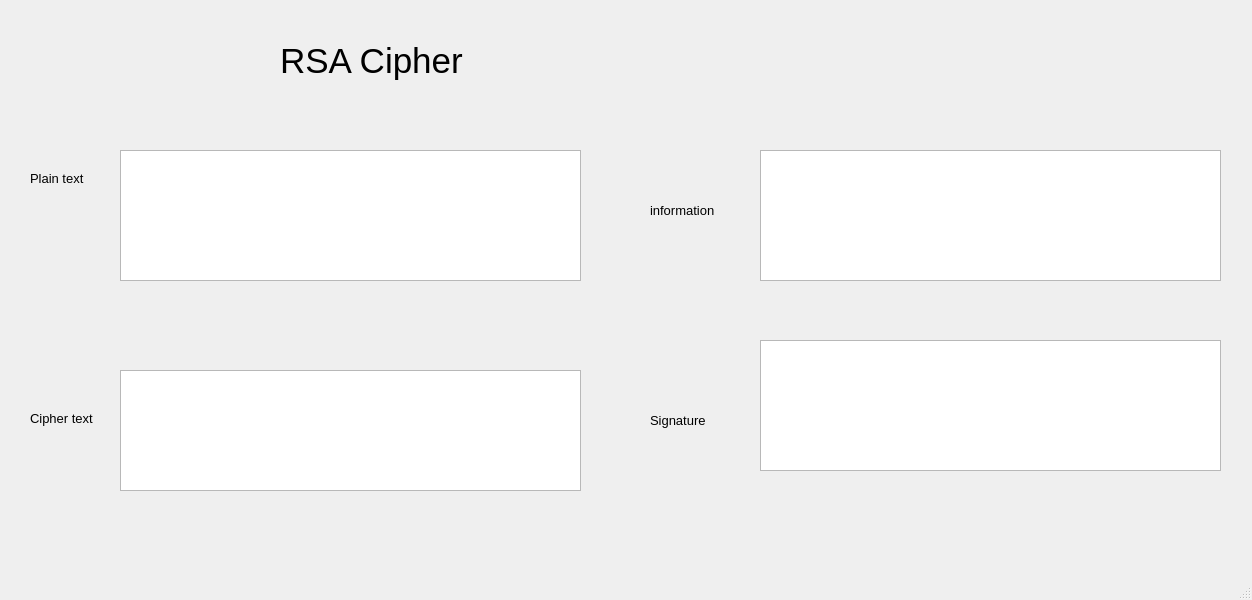
<?xml version="1.0" encoding="UTF-8"?>
<ui version="4.0">
 <class>MainWindow</class>
 <widget class="QMainWindow" name="MainWindow">
  <property name="geometry">
   <rect>
    <x>0</x>
    <y>0</y>
    <width>1252</width>
    <height>600</height>
   </rect>
  </property>
  <property name="windowTitle">
   <string>MainWindow</string>
  </property>
  <widget class="QWidget" name="centralwidget">
   <widget class="QLabel" name="label">
    <property name="geometry">
     <rect>
      <x>280</x>
      <y>10</y>
      <width>241</width>
      <height>101</height>
     </rect>
    </property>
    <property name="font">
     <font>
      <pointsize>26</pointsize>
     </font>
    </property>
    <property name="text">
     <string>RSA Cipher</string>
    </property>
   </widget>
   <widget class="QLabel" name="label_2">
    <property name="geometry">
     <rect>
      <x>30</x>
      <y>170</y>
      <width>71</width>
      <height>16</height>
     </rect>
    </property>
    <property name="font">
     <font>
      <pointsize>10</pointsize>
     </font>
    </property>
    <property name="text">
     <string>Plain text</string>
    </property>
   </widget>
   <widget class="QLabel" name="label_3">
    <property name="geometry">
     <rect>
      <x>30</x>
      <y>410</y>
      <width>91</width>
      <height>16</height>
     </rect>
    </property>
    <property name="font">
     <font>
      <pointsize>10</pointsize>
     </font>
    </property>
    <property name="text">
     <string>Cipher text</string>
    </property>
   </widget>
   <widget class="QPlainTextEdit" name="plainTextEdit">
    <property name="geometry">
     <rect>
      <x>120</x>
      <y>150</y>
      <width>461</width>
      <height>131</height>
     </rect>
    </property>
   </widget>
   <widget class="QPlainTextEdit" name="plainTextEdit_2">
    <property name="geometry">
     <rect>
      <x>120</x>
      <y>370</y>
      <width>461</width>
      <height>121</height>
     </rect>
    </property>
   </widget>
   <widget class="QLabel" name="label_4">
    <property name="geometry">
     <rect>
      <x>650</x>
      <y>200</y>
      <width>91</width>
      <height>21</height>
     </rect>
    </property>
    <property name="font">
     <font>
      <pointsize>10</pointsize>
     </font>
    </property>
    <property name="text">
     <string>information</string>
    </property>
   </widget>
   <widget class="QLabel" name="label_5">
    <property name="geometry">
     <rect>
      <x>650</x>
      <y>410</y>
      <width>71</width>
      <height>21</height>
     </rect>
    </property>
    <property name="font">
     <font>
      <pointsize>10</pointsize>
     </font>
    </property>
    <property name="text">
     <string>Signature</string>
    </property>
   </widget>
   <widget class="QPlainTextEdit" name="plainTextEdit_3">
    <property name="geometry">
     <rect>
      <x>760</x>
      <y>150</y>
      <width>461</width>
      <height>131</height>
     </rect>
    </property>
   </widget>
   <widget class="QPlainTextEdit" name="plainTextEdit_4">
    <property name="geometry">
     <rect>
      <x>760</x>
      <y>340</y>
      <width>461</width>
      <height>131</height>
     </rect>
    </property>
   </widget>
  </widget>
  <widget class="QMenuBar" name="menubar">
   <property name="geometry">
    <rect>
     <x>0</x>
     <y>0</y>
     <width>1252</width>
     <height>26</height>
    </rect>
   </property>
  </widget>
  <widget class="QStatusBar" name="statusbar"/>
 </widget>
 <resources/>
 <connections/>
</ui>
